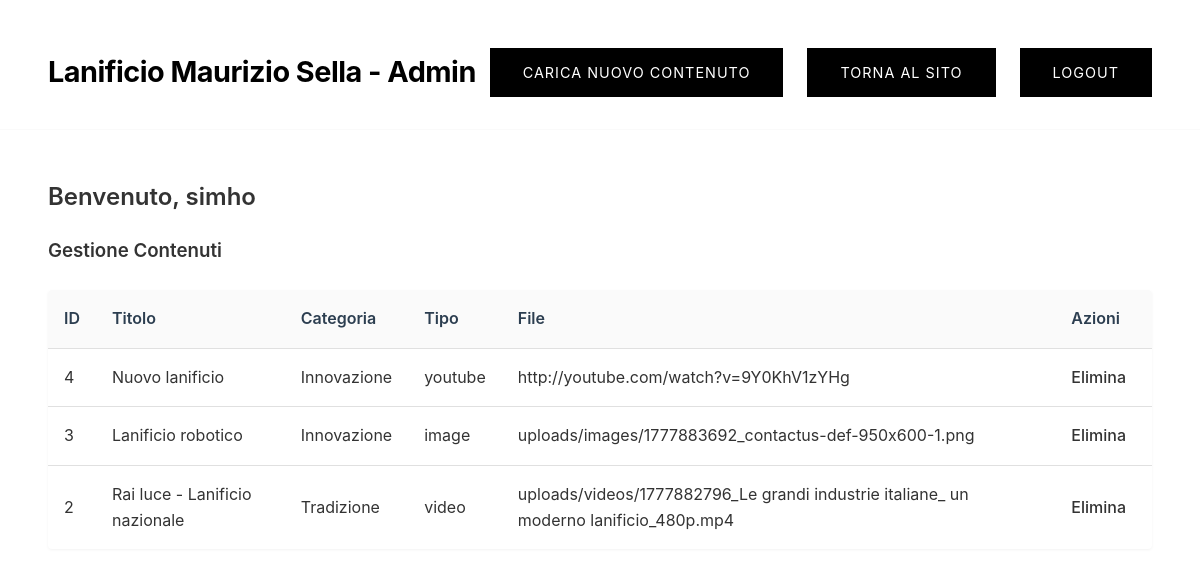
The page /admin/dashboard.php (signed in) on the database its author committed.
### tables this page shows
CREATE TABLE `media_contents` (
  `id` int(11) NOT NULL,
  `title` varchar(255) NOT NULL,
  `description` text DEFAULT NULL,
  `category` enum('Tradizione','Innovazione') NOT NULL,
  `media_type` enum('video','image','youtube') NOT NULL,
  `file_path` varchar(255) NOT NULL,
  `created_at` timestamp NOT NULL DEFAULT current_timestamp()
);

### admin/dashboard.php (the view, shortened to what this page needs)
<?php
require_once '../includes/db_connect.php';
$sql = "SELECT * FROM media_contents ORDER BY created_at DESC";
$result = mysqli_query($conn, $sql);
?>
<!DOCTYPE html>
<html lang="it">
<head>
    <link rel="stylesheet" href="../assets/css/style.css">
</head>
<body>
    <header>
        <h1>Lanificio Maurizio Sella - Admin</h1>
        <nav>
            <a href="upload.php" class="btn">Carica nuovo contenuto</a>
            <a href="../index.php" class="btn">Torna al sito</a>
            <a href="logout.php" class="btn">Logout</a>
        </nav>
    </header>
    <main>
        <h2>Benvenuto, <?php echo htmlspecialchars($_SESSION['admin_username']); ?></h2>
        <h3>Gestione Contenuti</h3>
        <table>
            <tr>
                <th>ID</th>
                <th>Titolo</th>
                <th>Categoria</th>
                <th>Tipo</th>
                <th>File</th>
                <th>Azioni</th>
            </tr>
            <?php while ($row = mysqli_fetch_assoc($result)): ?>
                <tr>
                    <td><?php echo $row['id']; ?></td>
                    <td><?php echo htmlspecialchars($row['title']); ?></td>
                    <td><?php echo htmlspecialchars($row['category']); ?></td>
                    <td><?php echo htmlspecialchars($row['media_type']); ?></td>
                    <td><?php echo htmlspecialchars($row['file_path']); ?></td>
                    <td>
                        <a href="delete.php?id=<?php echo $row['id']; ?>" class="action-link danger"
                            onclick="return confirm('Sei sicuro?');">Elimina</a>
                    </td>
                </tr>
            <?php endwhile; ?>
        </table>
    </main>
</body>
</html>

### assets/css/style.css (style rules this page uses)
:root { --color-white: #ffffff; --color-black: #000000; --color-gray-100: #fafafa; --color-gray-200: #f4f6f9; --color-gray-300: #e0e0e0; --color-gray-400: #cccccc; --color-gray-600: #666666; --color-gray-800: #333333; --admin-primary: #2c3e50; --admin-primary-hover: #34495e; --admin-bg: var(--color-gray-200); --status-success: #27ae60; --status-danger: #e74c3c; --status-warning: #f39c12; --status-info: #3498db; --font-family: 'Inter', 'Helvetica Neue', Arial, sans-serif; --space-xs: 8px; --space-sm: 16px; --space-md: 24px; --space-lg: 32px; --space-xl: 48px; --space-xxl: 64px; }
* { box-sizing: border-box; }
body { font-family: var(--font-family); margin: 0; padding: 0; color: var(--color-gray-800); line-height: 1.6; background-color: var(--color-white); font-size: 16px; }
h1, h2, h3, h4, h5, h6 { margin-top: 0; font-weight: 600; }
header { padding: var(--space-xl) var(--space-xl) var(--space-lg); display: flex; justify-content: space-between; align-items: center; border-bottom: 1px solid var(--color-gray-100); }
header h1 { font-size: 1.8rem; font-weight: 700; color: var(--color-black); margin: 0; letter-spacing: -0.5px; }
nav { display: flex; gap: var(--space-md); }
nav a { color: var(--color-gray-600); font-size: 0.95rem; text-decoration: none; transition: color 0.2s; }
main { padding: var(--space-xl) var(--space-xl); max-width: 1400px; margin: 0 auto; }
button, .btn { display: inline-block; padding: 12px var(--space-lg); background-color: var(--color-black); color: var(--color-white); border: 1px solid var(--color-black); cursor: pointer; font-size: 0.9rem; text-transform: uppercase; letter-spacing: 1px; text-decoration: none; transition: all 0.2s; }
table { width: 100%; border-collapse: collapse; background: var(--color-white); border-radius: 4px; box-shadow: 0 1px 3px rgba(0, 0, 0, 0.05); overflow: hidden; margin-top: 1.5rem; }
th, td { padding: 1rem; text-align: left; border-bottom: 1px solid var(--color-gray-300); }
th { background-color: var(--color-gray-100); font-weight: 600; color: var(--admin-primary); }
tr:last-child td { border-bottom: none; }
.action-link { color: var(--primary-color); text-decoration: none; font-weight: 500; margin-right: 10px; }
.action-link.danger { color: var(--danger-color); }

### rows shown on the page
media_contents: id "4", title "Nuovo lanificio", category "Innovazione", media_type "youtube", file_path "http://youtube.com/watch?v=9Y0KhV1zYHg"
media_contents: id "3", title "Lanificio robotico", category "Innovazione", media_type "image", file_path "uploads/images/1777883692_contactus-def-950x600-1.png"
media_contents: id "2", title "Rai luce - Lanificio nazionale", category "Tradizione", media_type "video", file_path "uploads/videos/1777882796_Le grandi industrie italiane_ un moderno lanificio_480p.mp4"

### other values the page prints
$_SESSION['admin_username'] "simho"
